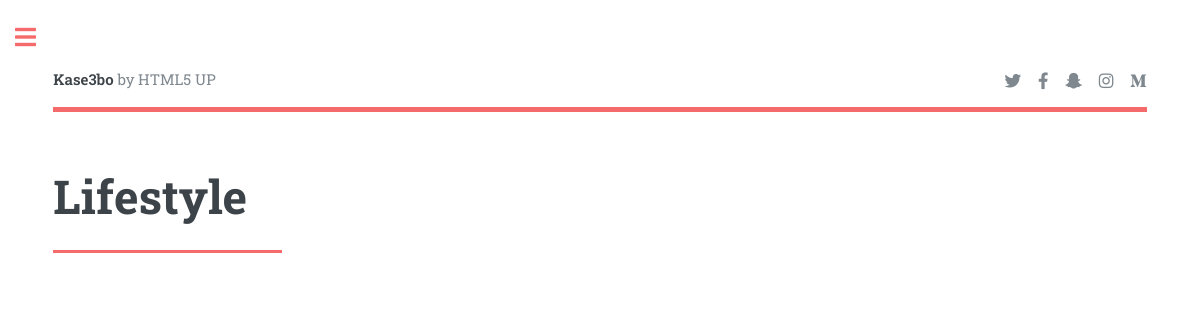
Page /view/lifestyle.php on the earlier database version.
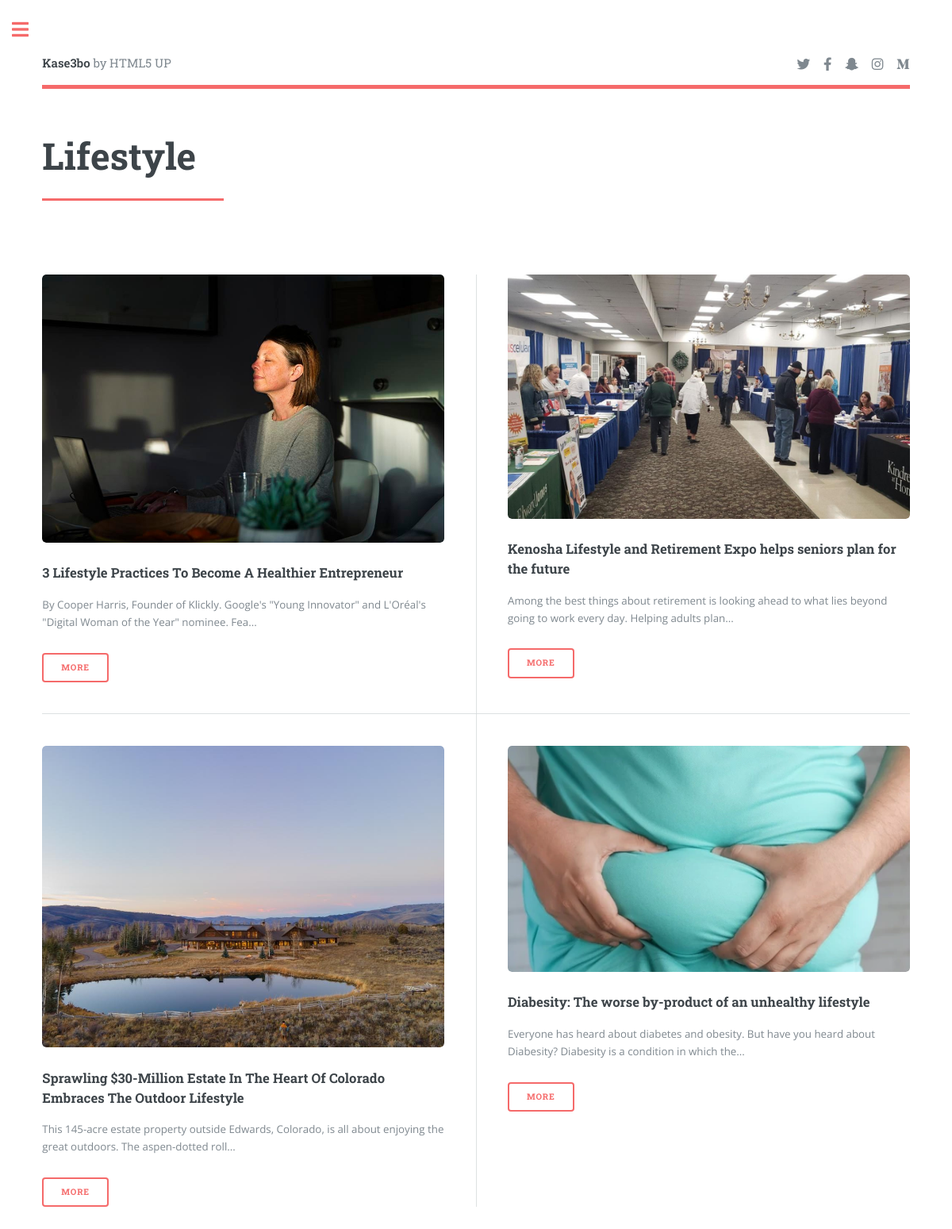
Same page on the later database version.
### tables this page shows
CREATE TABLE `article` (
  `article_id` int(12) NOT NULL,
  `article_title` varchar(250) NOT NULL,
  `article_image` varchar(500) NOT NULL,
  `article_text` varchar(5000) NOT NULL,
  `category` varchar(100) NOT NULL,
  `writer_id` int(140) NOT NULL
);

### database/connection.php (called while the page is built, shortened)
<?php
class Connection{
    public $db = null;
    public $results = null;
    function connection(){
        $this->db = mysqli_connect(SERVER, USER, PASSWORD, DATABASE);
        return true;
    }
    function query($query){
        $this->results = mysqli_query($this->db, $query);
        return true;
    }
    function fetch($query){
        if($this->query($query)) {
            return mysqli_fetch_all($this->results, MYSQLI_ASSOC);
        }
        return false;
    }
}
?>

### controllers/new_article_controller.php (called while the page is built, shortened)
<?php
require_once '../classes/new_article_class.php';
function select_articles_by_category_controller($category){
    $article = new NewArticle;
    return $article->select_articles_by_category($category);
}

### classes/new_article_class.php (called while the page is built, shortened)
<?php
class NewArticle extends Order{
    function select_articles_by_category($category){
        return $this->fetch("select * from article where category='$category'");
    }
}
?>

### view/lifestyle.php (the view, shortened to what this page needs)
<?php
      require_once '../controllers/new_article_controller.php';
      $articles = select_articles_by_category_controller('lifestyle');
?>
<!DOCTYPE html>
<html>
  <head>
    <link rel="stylesheet" href="../assets/css/main.css" />
  </head>
  <body class="is-preload">
    <div id="wrapper">
      <div id="main">
        <div class="inner">
          <header id="header">
            <a href="../index.php" class="logo"
              ><strong>Kase3bo</strong> by HTML5 UP</a
            >
            <ul class="icons">
              <li>
                <a href="#" class="icon brands fa-twitter"
                  ><span class="label">Twitter</span></a
                >
              </li>
              <li>
                <a href="#" class="icon brands fa-facebook-f"
                  ><span class="label">Facebook</span></a
                >
              </li>
              <li>
                <a href="#" class="icon brands fa-snapchat-ghost"
                  ><span class="label">Snapchat</span></a
                >
              </li>
              <li>
                <a href="#" class="icon brands fa-instagram"
                  ><span class="label">Instagram</span></a
                >
              </li>
              <li>
                <a href="#" class="icon brands fa-medium-m"
                  ><span class="label">Medium</span></a
                >
              </li>
            </ul>
          </header>
          <section>
            <header class="major">
              <h1>Lifestyle</h1>
            </header>
            <div class="posts">
            <?php
            foreach($articles as $article){
            ?>
               <article>
                <a href="./story.php?id=<?php echo $article['article_id'] ?>" class="image"
                  ><img src="../images/article_images/<?php echo $article['article_image'] ?>" alt=""
                /></a>
                <h3><?php echo $article['article_title'] ?></h3>
                <p>
                <?php echo substr($article['article_text'], 0, 120).'...' ?>
                </p>
                <ul class="actions">
                  <li><a href="./story.php?id=<?php echo $article['article_id'] ?>" class="button">More</a></li>
                </ul>
              </article>
<?php
}
?>
            </div>
          </section>
        </div>
      </div>
    </div>
  </body>
</html>

Differences in the rows shown:
added article: article_image (picture), article_title "3 Lifestyle Practices To Become A Healthier Entrepreneur", article_text "By Cooper Harris, Founder of Klickly. Google's \"Young Innovator\" and L'Oréal's \"Digital Woman of the Year\" nominee. Fea"
added article: article_image (picture), article_title "Kenosha Lifestyle and Retirement Expo helps seniors plan for the future", article_text "Among the best things about retirement is looking ahead to what lies beyond going to work every day. Helping adults plan"
added article: article_image (picture), article_title "Sprawling $30-Million Estate In The Heart Of Colorado Embraces The Outdoor Lifestyle", article_text "This 145-acre estate property outside Edwards, Colorado, is all about enjoying the great outdoors. The aspen-dotted roll"
added article: article_image (picture), article_title "Diabesity: The worse by-product of an unhealthy lifestyle", article_text "Everyone has heard about diabetes and obesity. But have you heard about Diabesity? Diabesity is a condition in which the"
